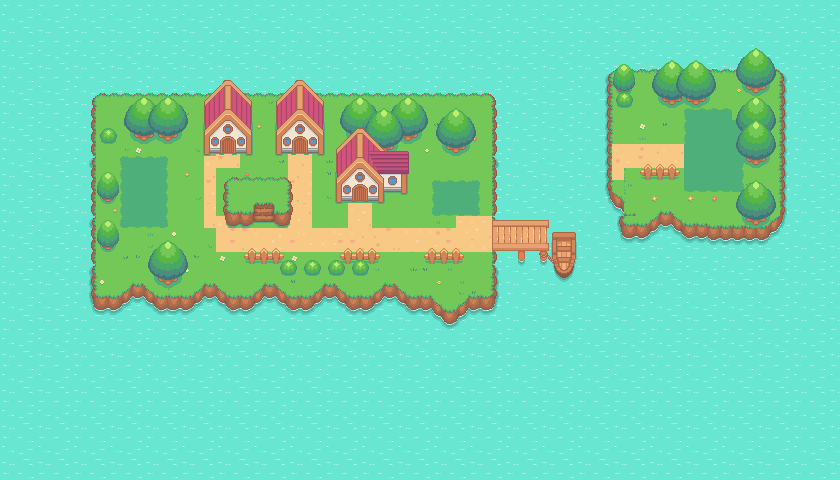

This game map was drawn from its Tiled (.tmx) file and the tilesets committed beside it. A one-line description and the trimmed map source follow:
An orthogonal 70x40 tile map with 12x12 px tiles, 11 tile layers (water , land, grass, path, ...), 3 hidden layers not drawn, 2 tilesets.

<map version="1.10" tiledversion="1.10.2" orientation="orthogonal" renderorder="right-down" width="70" height="40" tilewidth="12" tileheight="12" infinite="0" nextlayerid="23" nextobjectid="1">
 <tileset firstgid="1" source="../pokeGameTileSet.tsx" />
 <tileset firstgid="1025" source="Collision.tsx" />
 <layer id="1" name="water " width="70" height="40">
  <data>[2800 cells, 2800 non-empty, 9 distinct tile ids]</data>
 </layer>
 <layer id="2" name="land" width="70" height="40">
  <data>[2800 cells, 981 non-empty, 109 distinct tile ids]</data>
 </layer>
 <layer id="11" name="grass" width="70" height="40">
  <data>[2800 cells, 102 non-empty, 31 distinct tile ids]</data>
 </layer>
 <layer id="15" name="path" width="70" height="40">
  <data>[2800 cells, 95 non-empty, 9 distinct tile ids]</data>
 </layer>
 <layer id="16" name="battle patch" width="70" height="40">
  <data>[2800 cells, 70 non-empty, 11 distinct tile ids]</data>
 </layer>
 <layer id="18" name="fence" width="70" height="40">
  <data>[2800 cells, 32 non-empty, 8 distinct tile ids]</data>
 </layer>
 <layer id="17" name="boat" width="70" height="40">
  <data>[2800 cells, 63 non-empty, 63 distinct tile ids]</data>
 </layer>
 <layer id="12" name="tree1" width="70" height="40">
  <data>[2800 cells, 162 non-empty, 22 distinct tile ids]</data>
 </layer>
 <layer id="13" name="tree2" width="70" height="40">
  <data>[2800 cells, 88 non-empty, 20 distinct tile ids]</data>
 </layer>
 <layer id="20" name="plateau" width="70" height="40">
  <data>[2800 cells, 41 non-empty, 38 distinct tile ids]</data>
 </layer>
 <layer id="14" name="house" width="70" height="40">
  <data>[2800 cells, 156 non-empty, 108 distinct tile ids]</data>
 </layer>
 <layer id="19" name="collision" width="70" height="40" visible="0" opacity="0.42">
  <data>[2800 cells, 236 non-empty, 1 distinct tile ids]</data>
 </layer>
 <layer id="22" name="battle zone" width="70" height="40" visible="0">
  <data>[2800 cells, 36 non-empty, 1 distinct tile ids]</data>
 </layer>
 <layer id="21" name="foreground" width="70" height="40" visible="0">
  <data>[2800 cells, 45 non-empty, 30 distinct tile ids]</data>
 </layer>
</map>
